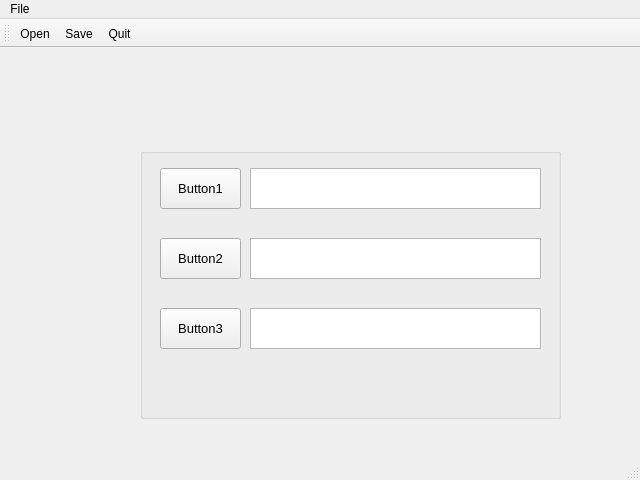
<?xml version="1.0" encoding="UTF-8"?>
<ui version="4.0">
 <class>MainWindow</class>
 <widget class="QMainWindow" name="MainWindow">
  <property name="geometry">
   <rect>
    <x>0</x>
    <y>0</y>
    <width>640</width>
    <height>480</height>
   </rect>
  </property>
  <property name="windowTitle">
   <string>MainWindow</string>
  </property>
  <widget class="QWidget" name="centralwidget">
   <widget class="QGroupBox" name="groupBox">
    <property name="geometry">
     <rect>
      <x>140</x>
      <y>100</y>
      <width>421</width>
      <height>271</height>
     </rect>
    </property>
    <property name="font">
     <font>
      <pointsize>10</pointsize>
     </font>
    </property>
    <property name="title">
     <string/>
    </property>
    <widget class="QTextEdit" name="textEdit_1">
     <property name="geometry">
      <rect>
       <x>110</x>
       <y>20</y>
       <width>291</width>
       <height>41</height>
      </rect>
     </property>
    </widget>
    <widget class="QPushButton" name="pushButton_1">
     <property name="geometry">
      <rect>
       <x>20</x>
       <y>20</y>
       <width>81</width>
       <height>41</height>
      </rect>
     </property>
     <property name="text">
      <string>Button1</string>
     </property>
    </widget>
    <widget class="QPushButton" name="pushButton_2">
     <property name="geometry">
      <rect>
       <x>20</x>
       <y>90</y>
       <width>81</width>
       <height>41</height>
      </rect>
     </property>
     <property name="text">
      <string>Button2</string>
     </property>
    </widget>
    <widget class="QTextEdit" name="textEdit_2">
     <property name="geometry">
      <rect>
       <x>110</x>
       <y>90</y>
       <width>291</width>
       <height>41</height>
      </rect>
     </property>
    </widget>
    <widget class="QPushButton" name="pushButton_3">
     <property name="geometry">
      <rect>
       <x>20</x>
       <y>160</y>
       <width>81</width>
       <height>41</height>
      </rect>
     </property>
     <property name="text">
      <string>Button3</string>
     </property>
    </widget>
    <widget class="QTextEdit" name="textEdit_3">
     <property name="geometry">
      <rect>
       <x>110</x>
       <y>160</y>
       <width>291</width>
       <height>41</height>
      </rect>
     </property>
    </widget>
   </widget>
  </widget>
  <widget class="QMenuBar" name="menubar">
   <property name="geometry">
    <rect>
     <x>0</x>
     <y>0</y>
     <width>640</width>
     <height>18</height>
    </rect>
   </property>
   <widget class="QMenu" name="menuFile">
    <property name="title">
     <string>File</string>
    </property>
    <addaction name="separator"/>
    <addaction name="actionOpen"/>
    <addaction name="actionSave"/>
    <addaction name="actionQuit"/>
   </widget>
   <addaction name="menuFile"/>
  </widget>
  <widget class="QStatusBar" name="statusbar"/>
  <widget class="QToolBar" name="toolBar">
   <property name="windowTitle">
    <string>toolBar</string>
   </property>
   <attribute name="toolBarArea">
    <enum>TopToolBarArea</enum>
   </attribute>
   <attribute name="toolBarBreak">
    <bool>false</bool>
   </attribute>
   <addaction name="actionOpen"/>
   <addaction name="actionSave"/>
   <addaction name="actionQuit"/>
  </widget>
  <action name="actionOpen">
   <property name="icon">
    <iconset>
     <normaloff>../../../../Program Files (x86)/Qt Designer/resources/file-open.png</normaloff>../../../../Program Files (x86)/Qt Designer/resources/file-open.png</iconset>
   </property>
   <property name="text">
    <string>Open</string>
   </property>
   <property name="toolTip">
    <string>Open</string>
   </property>
   <property name="statusTip">
    <string>Open a file</string>
   </property>
  </action>
  <action name="actionSave">
   <property name="icon">
    <iconset>
     <normaloff>../../../../Program Files (x86)/Qt Designer/resources/file-save.png</normaloff>../../../../Program Files (x86)/Qt Designer/resources/file-save.png</iconset>
   </property>
   <property name="text">
    <string>Save</string>
   </property>
   <property name="toolTip">
    <string>Save</string>
   </property>
   <property name="statusTip">
    <string>Save a file</string>
   </property>
  </action>
  <action name="actionQuit">
   <property name="icon">
    <iconset>
     <normaloff>../../../../Program Files (x86)/Qt Designer/resources/file-exit.png</normaloff>../../../../Program Files (x86)/Qt Designer/resources/file-exit.png</iconset>
   </property>
   <property name="text">
    <string>Quit</string>
   </property>
   <property name="toolTip">
    <string>Quit</string>
   </property>
   <property name="statusTip">
    <string>Quit from the application</string>
   </property>
  </action>
 </widget>
 <resources/>
 <connections>
  <connection>
   <sender>toolBar</sender>
   <signal>actionTriggered(QAction*)</signal>
   <receiver>MainWindow</receiver>
   <slot>close()</slot>
   <hints>
    <hint type="sourcelabel">
     <x>71</x>
     <y>28</y>
    </hint>
    <hint type="destinationlabel">
     <x>68</x>
     <y>67</y>
    </hint>
   </hints>
  </connection>
  <connection>
   <sender>pushButton_1</sender>
   <signal>clicked()</signal>
   <receiver>textEdit_1</receiver>
   <slot>clear()</slot>
   <hints>
    <hint type="sourcelabel">
     <x>207</x>
     <y>185</y>
    </hint>
    <hint type="destinationlabel">
     <x>259</x>
     <y>179</y>
    </hint>
   </hints>
  </connection>
  <connection>
   <sender>pushButton_2</sender>
   <signal>clicked()</signal>
   <receiver>textEdit_2</receiver>
   <slot>clear()</slot>
   <hints>
    <hint type="sourcelabel">
     <x>224</x>
     <y>242</y>
    </hint>
    <hint type="destinationlabel">
     <x>262</x>
     <y>251</y>
    </hint>
   </hints>
  </connection>
  <connection>
   <sender>pushButton_3</sender>
   <signal>clicked()</signal>
   <receiver>textEdit_3</receiver>
   <slot>clear()</slot>
   <hints>
    <hint type="sourcelabel">
     <x>209</x>
     <y>314</y>
    </hint>
    <hint type="destinationlabel">
     <x>270</x>
     <y>319</y>
    </hint>
   </hints>
  </connection>
 </connections>
 <slots>
  <slot>slot1()</slot>
 </slots>
</ui>
